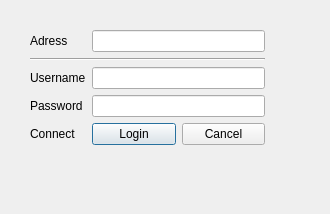
<?xml version="1.0" encoding="UTF-8"?>
<ui version="4.0">
 <class>Dialog</class>
 <widget class="QDialog" name="Dialog">
  <property name="geometry">
   <rect>
    <x>0</x>
    <y>0</y>
    <width>330</width>
    <height>214</height>
   </rect>
  </property>
  <property name="windowTitle">
   <string>Dialog</string>
  </property>
  <widget class="QWidget" name="formLayoutWidget">
   <property name="geometry">
    <rect>
     <x>30</x>
     <y>30</y>
     <width>235</width>
     <height>131</height>
    </rect>
   </property>
   <layout class="QFormLayout" name="formLayout">
    <item row="0" column="0">
     <widget class="QLabel" name="label_3">
      <property name="text">
       <string>Adress</string>
      </property>
     </widget>
    </item>
    <item row="0" column="1">
     <widget class="QLineEdit" name="connectLineEdit"/>
    </item>
    <item row="2" column="0">
     <widget class="QLabel" name="label">
      <property name="text">
       <string>Username</string>
      </property>
     </widget>
    </item>
    <item row="2" column="1">
     <widget class="QLineEdit" name="lineEdit">
      <property name="text">
       <string/>
      </property>
     </widget>
    </item>
    <item row="3" column="0">
     <widget class="QLabel" name="label_2">
      <property name="text">
       <string>Password</string>
      </property>
     </widget>
    </item>
    <item row="3" column="1">
     <widget class="QLineEdit" name="lineEdit_2"/>
    </item>
    <item row="4" column="0">
     <widget class="QLabel" name="connectLabel">
      <property name="text">
       <string>Connect</string>
      </property>
     </widget>
    </item>
    <item row="4" column="1">
     <layout class="QHBoxLayout" name="horizontalLayout">
      <item>
       <widget class="QPushButton" name="pushButton">
        <property name="text">
         <string>Login</string>
        </property>
       </widget>
      </item>
      <item>
       <widget class="QPushButton" name="pushButton_2">
        <property name="text">
         <string>Cancel</string>
        </property>
       </widget>
      </item>
     </layout>
    </item>
    <item row="1" column="0" colspan="2">
     <widget class="Line" name="line">
      <property name="orientation">
       <enum>Qt::Horizontal</enum>
      </property>
     </widget>
    </item>
   </layout>
  </widget>
 </widget>
 <resources/>
 <connections/>
</ui>
